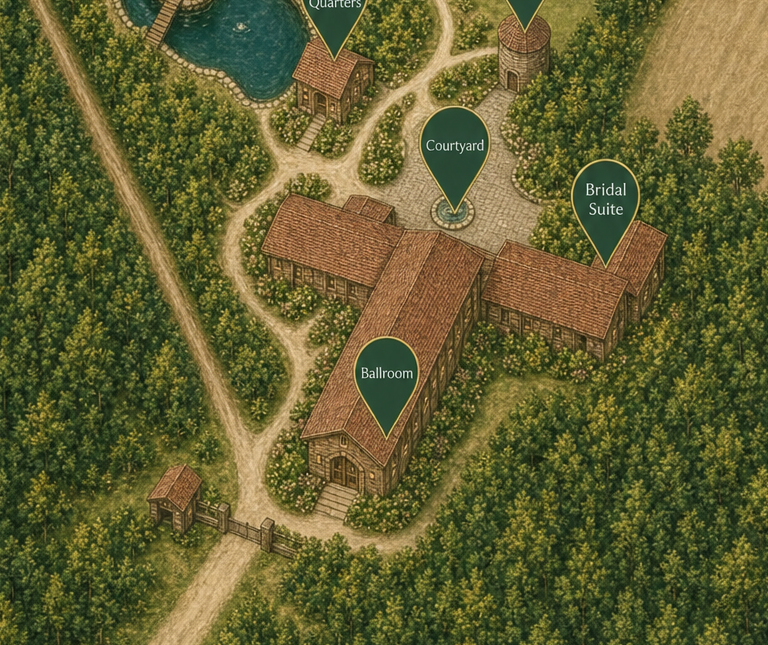
#> input picture public/maps/_qa-ballroom-crop-from-base-gen.png, 768 x 645 px, given in place of cluster-fix-r2.png, which was not available
$ python build_hybrid.py
#> lines starting #> are read from the running program, lines starting #| are printed output that depends on the picture; pictures that were not available may be replaced by others from this repository, and a replacement may not be noted
"""Build hybrid cluster map - one-shot pipeline."""
import json
import shutil
from pathlib import Path

import cv2
import numpy as np
from PIL import Image, ImageFilter

ROOT = Path(r"C:\Dev\hidden-acres\public\maps")
EDIT = ROOT / "_edit_r"
ASSETS = Path(r"C:\Users\livingt\.cursor\projects\c-dev-hidden-acres\assets")

LIVE = ROOT / "hidden-acres-grounds-illustrated.png"
QBASE = ROOT / "hidden-acres-grounds-illustrated-v-map-resume-q-base.png"
R_BASE = ROOT / "hidden-acres-grounds-illustrated-v-map-resume-r-base.png"
RESUME_R = ROOT / "hidden-acres-grounds-illustrated-v-map-resume-r.png"

GEN_R2 = ASSETS / "cluster-fix-r2.png"
GEN_R1 = ASSETS / "cluster-fix-r.png"

bbox = json.loads((EDIT / "bbox.json").read_text(encoding="utf-8"))
#> (reads public/maps/_edit_r/bbox.json from the repository)
x0, y0, x1, y1 = bbox["x0"], bbox["y0"], bbox["x1"], bbox["y1"]
cw, ch = x1 - x0, y1 - y0

report = []


def load_rgb(path: Path) -> np.ndarray:
    im = Image.open(path).convert("RGB")
    return np.asarray(im)


def save_rgb(arr: np.ndarray, path: Path) -> None:
    Image.fromarray(arr).save(path, optimize=True)


# [70 lines left out: functions feather_ellipse_mask, save_zone_mask, paste_feather, clone_zone, unsharp_region, not called in this run]


# --- 1) Resize r2 ---
r2 = Image.open(GEN_R2).convert("RGB")
if r2.size != (cw, ch):
    r2 = r2.resize((cw, ch), Image.Resampling.LANCZOS)
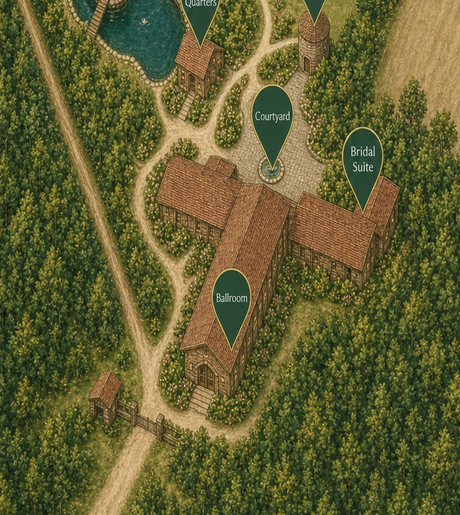
#> r2: PIL image 460x515 RGB; mean R, G, B 97.8, 94.6, 49.8
    report.append(f"r2 resized from asset to {cw}x{ch}")
else:
    report.append(f"r2 already {cw}x{ch}")
r2_path = EDIT / "cluster-fix-r2-resized.png"
r2.save(r2_path)
r2_arr = np.asarray(r2)

# r1 comparison stats
if GEN_R1.exists():
    r1 = Image.open(GEN_R1).convert("RGB").resize((cw, ch), Image.Resampling.LANCZOS)
    live_cluster = load_rgb(EDIT / "live-cluster.png")
    mad_r1 = np.abs(live_cluster.astype(np.float32) - np.asarray(r1, dtype=np.float32)).mean()
    mad_r2 = np.abs(live_cluster.astype(np.float32) - r2_arr.astype(np.float32)).mean()
    report.append(f"compare vs live-cluster: r1 MAD={mad_r1:.2f}, r2 MAD={mad_r2:.2f} (using r2)")

# --- 2) work from live ---
work = load_rgb(LIVE).copy()
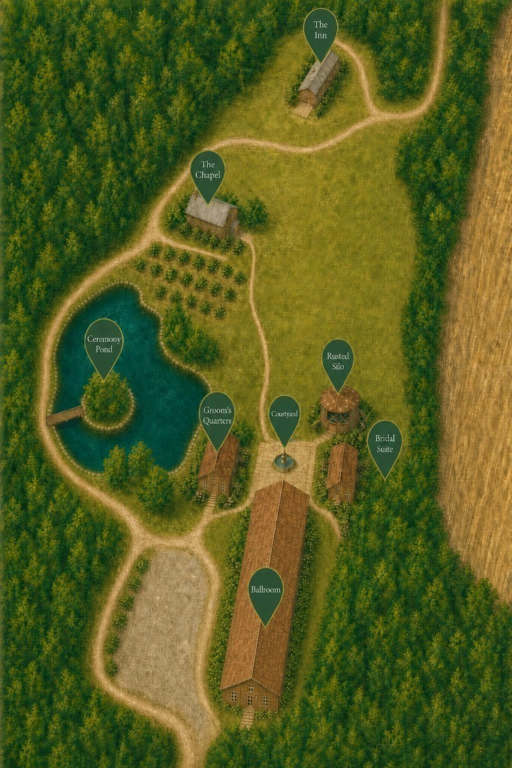
#> input picture public/maps/hidden-acres-grounds-illustrated.png, 1024 x 1536 px, found by its file name (shown at 1/2 size)
#> in load_rgb, im is the input picture: PIL image 1024x1536 RGB; mean R, G, B 86.3, 93.6, 32.6
qbase = load_rgb(QBASE)
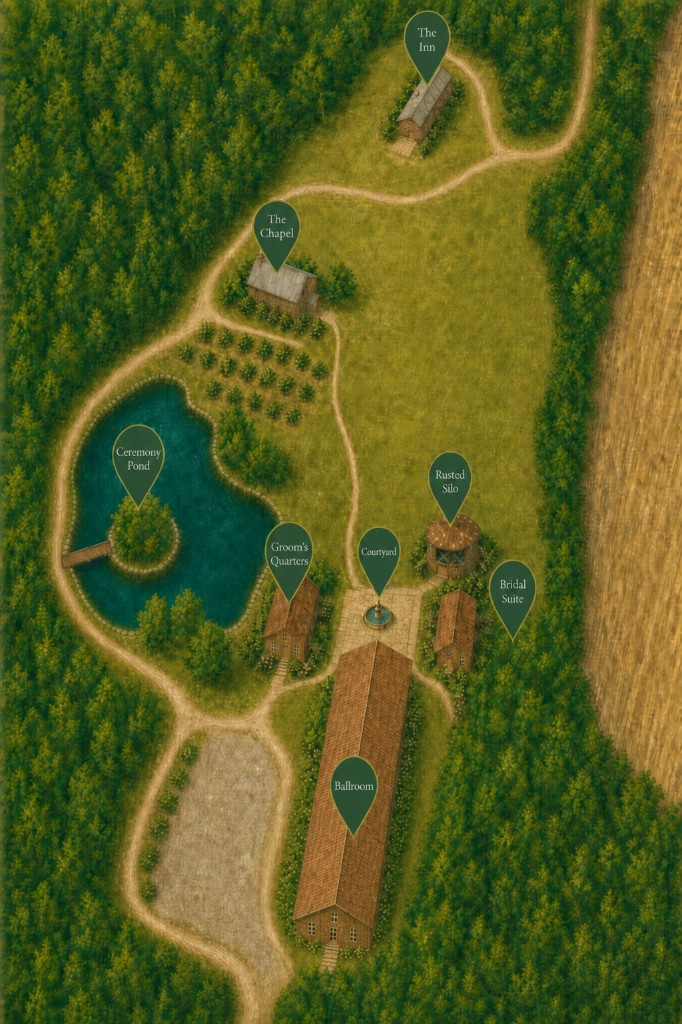
#> input picture public/maps/hidden-acres-grounds-illustrated-v-map-resume-q-base.png, 682 x 1024 px, found by its file name
#> in load_rgb, im is the input picture: PIL image 682x1024 RGB; mean R, G, B 86.3, 93.6, 32.5
#> (the run stopped early here; a loop or call above may not have finished)
